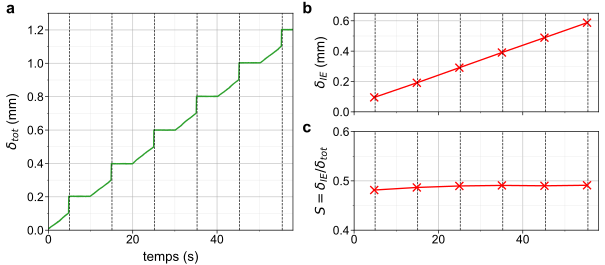

This chart was generated by the following Python code:
###
main_folder = 'E:/manuscrit_these/'

main_folder = '../'


with open(main_folder + "parameters.py", 'r') as f:
        exec(f.read())




loaded_data = np.load(main_folder + "data_for_figures/figure_S2.npy",allow_pickle= True).all()
locals().update(loaded_data)

###



def sliding_plot(x,disp,ax,vlines = None,labels=True,suptitle=False,color="blue",alpha=1):

    if not vlines is None:
        for v in vlines:
            #ax.axvline(v,color="black",linestyle=dash_line_style ,linewidth=0.4,alpha= secondary_plot_alpha)
            ax.plot([v,v],[0,disp[np.abs(x - v).argmin()]],
                    color=dashed_color,linestyle=dash_line_style,
                    linewidth=0.1,alpha= 0.2)

    ax.grid(True,which="both")

    ax.plot(x,disp,color=color,alpha=alpha)


    if labels:
        ax.set_ylabel(tot_sliding_short )

    if suptitle:
        ax.set_title(suptitle)


def creep_plot(x,creep,ax,labels=True,suptitle=False,color="blue",alpha=1,marker=scatter_marker,s=scatter_size,vlines=False ):
    if vlines:
        for i in range(len(x)):
            ax.plot([x[i],x[i]],[creep[i],100],
                    color=dashed_color,linestyle=dash_line_style,
                    linewidth=0.1,alpha=0.2)

    ax.plot(x,creep,color=color,alpha=alpha)
    ax.scatter(x,creep,marker=marker ,s=s ,c=color,alpha = 1 ,zorder=10,edgecolors="k",linewidth=0.01)

    ax.grid(True,which="both")

    if labels:
        ax.set_ylabel(sliding_perc_name_short )

    if suptitle:
        ax.set_title(suptitle)




def mu_plot(t,mu,ax,timings=None,linecolor=main_plot_color):
    a=next((i for i, b in enumerate(mu[7000:]>0.05) if b), None)+7000
    start = max(a-5200,0)
    ax.plot(t[start:]-t[start],mu[start:],color=linecolor )


def ramp(l,v,f=100):
    return(v*np.arange(0,l,1)/f)



##
def findevents(signal, sensit):
    typical_wait_time = 60
    # signal = np.convolve(signal, np.ones(5)/5, mode='valid')  # Smoothing signal, if needed
    diff = np.abs(signal[2:] - signal[:-2])
    m = np.mean(diff)
    diff -= m
    index = np.where(diff > sensit)[0]
    index = np.append(index, index[-1] + 2 * typical_wait_time)
    diffindex = np.abs(-index[1:] + index[:-1])
    found_events = [index[0]]
    found_events.extend(index[np.where(diffindex > typical_wait_time)[0] + 1])
    found_events.pop()  # Remove the last element
    return np.array(found_events)

# Assuming the variables such as avgtop, avgbot, xyresolution, tInit, tEnd, detection_grain,
# listAllCircles, sensit, space_after_event_temp, space_before_event, removelast,
# avgtopleft, avgbotleft, avgtopright, avgbotright, avgtopcenter, avgbotcenter, realtime
# are already defined and initialized in your Python environment



totslip = -data_cam_cut
realtime= np.arange(0,len(data_cam_cut))/100-0.21-5

found_events = findevents(data_cam_cut, 0.01)


if len(found_events) > 1:
    space_after_event_temp = min(np.fix(np.diff(found_events) / 10))
else:
    space_after_event_temp = 50

space_after_event = max(min(50, space_after_event_temp), 15)
space_before_event = 5


##

delta = np.sum(totslip[found_events + space_after_event] - totslip[found_events - space_before_event])

delta_tot = totslip[-1] - totslip[0]

creeped_distance = delta_tot - delta


###
# Compute creep proportion to seek convergence
creep = totslip

delta = []
delta_tot = []
totslip_partial = []

for i in range(len(found_events)):
    delta.append(np.sum(creep[found_events[0:i+1] + space_after_event] - creep[found_events[0:i+1] - space_before_event]))
    delta_tot.append(creep[found_events[i] + space_after_event] - creep[0])

    totslip_partial.append(abs(np.mean(creep[found_events[i] + int(space_after_event/2):found_events[i] + space_after_event]) ) )

creeped_distance_frac = (np.array(delta_tot) - np.array(delta)) / np.array(totslip_partial)
creeped_distance = np.array(delta_tot) - np.array(delta)






## FIGURE

time_lim_1=[-1,51]
time_lim_2=[-0.5,55]



fig = plt.figure(layout=None)
fig.set_size_inches(size_fig_S2_res_only)

nrows=12


gs = fig.add_gridspec(nrows=3, ncols=2,
                      hspace=0, height_ratios=[0.5,0.1,0.5],
                      left=0.08)


ax_left=fig.add_subplot(gs[:,0])
ax_br = [fig.add_subplot(gs[0,1], sharex = ax_left),fig.add_subplot(gs[2,1], sharex = ax_left)]

##


ax_left.plot(time_cam_script,-data_cam_script,label="suivi sous-pixel",c=u"#2ca02c")

ax_left.xaxis.set_minor_locator(MultipleLocator(10))
ax_left.xaxis.set_major_locator(MultipleLocator(20))
ax_left.yaxis.set_minor_locator(MultipleLocator(0.1))
ax_left.yaxis.set_major_locator(MultipleLocator(0.2))

ax_left.set_ylim([0,1.30])
ax_left.set_xlim([0,58])
set_grid(ax_left)
ax_left.set_ylabel('$\delta_{tot}$ (mm)')


for i in range(len(found_events)):
    ax_left.axvline(time_simul_script[found_events[i]], linestyle='--', color='k',linewidth=.5)


"""
coords = [0.3,   0.16,    0.15,  0.3] #left, bottom, width, height
axin01=fig.add_axes(coords)



axin01.plot(time_simul_script,-data_simul_script,label="simul",zorder=3)
axin01.plot(time_prof_script,-data_prof_script,label="profilo")
axin01.plot(time_cam_script,-data_cam_script,label="camera")
#axin01.plot(time_cam_script,-data_cam_script_pix,label="camera pix")

axin01.plot(time_simul_script,-data_simul_script+0.008,linewidth=.5,c="k",linestyle=':')
axin01.plot(time_simul_script,-data_simul_script-0.008,linewidth=.5,c="k",linestyle=':')

axin01.set_xlim([14,26])
axin01.set_ylim([0.300,0.60])
axin01.xaxis.set_minor_locator(MultipleLocator(1))
axin01.xaxis.set_major_locator(MultipleLocator(2))
axin01.yaxis.set_minor_locator(MultipleLocator(0.050))
axin01.yaxis.set_major_locator(MultipleLocator(0.10))


axin01.grid(False)
axin01.set_facecolor("w")
set_up_inset(axin01)

"""



# bottom right

ax_br[0].plot(realtime[found_events], creeped_distance, '-', color='red', label='Left',marker="x")
#ax_br[0].plot([0,60], [0,0.6], ':', color='k')
ax_br[0].set_ylabel('$\delta_{IE}$ (mm)')
ax_br[0].set_ylim([0,0.65])
ax_br[0].yaxis.set_minor_locator(MultipleLocator(0.1))
ax_br[0].yaxis.set_major_locator(MultipleLocator(0.2))
plt.setp(ax_br[0].get_xticklabels(), visible=False)

for i in range(len(found_events)):
    ax_br[0].axvline(time_simul_script[found_events[i]], linestyle='--', color='k',linewidth=.5)
    ax_br[1].axvline(time_simul_script[found_events[i]], linestyle='--', color='k',linewidth=.5)



ax_br[1].plot(realtime[found_events], creeped_distance_frac, '-', color='red', label='Left',marker="x")
ax_br[1].set_ylabel('$S=\delta_{IE}/\delta_{tot}$')
ax_br[1].set_ylim([0.4,0.6])
#ax_br[1].axhline(50,c="k",linestyle=":")
ax_br[1].yaxis.set_minor_locator(MultipleLocator(0.05))
ax_br[1].yaxis.set_major_locator(MultipleLocator(0.1))


ax_left.set_xlabel('temps (s)')

ax_left.get_yaxis().labelpad=6
set_grid(ax_br)



fig.subplots_adjust(left=0.11, right=0.99, top=0.95, bottom=0.13, wspace = 0.25)


y=0.95
fig.text(0.01,y,"a",size=LETTER_SIZE, weight="bold")
fig.text(.50,y,"b",size=LETTER_SIZE, weight="bold")
fig.text(.50,y/1.9,"c",size=LETTER_SIZE, weight="bold")


plt.savefig(main_folder + "Figures_chap_exp/figure_S2_delta_only.png",dpi=1200)
plt.savefig(main_folder + "Figures_chap_exp/figure_S2_delta_only.pdf")
plt.savefig(main_folder + "Figures_chap_exp/figure_S2_delta_only.svg")

#plt.show()
plt.close('all')






